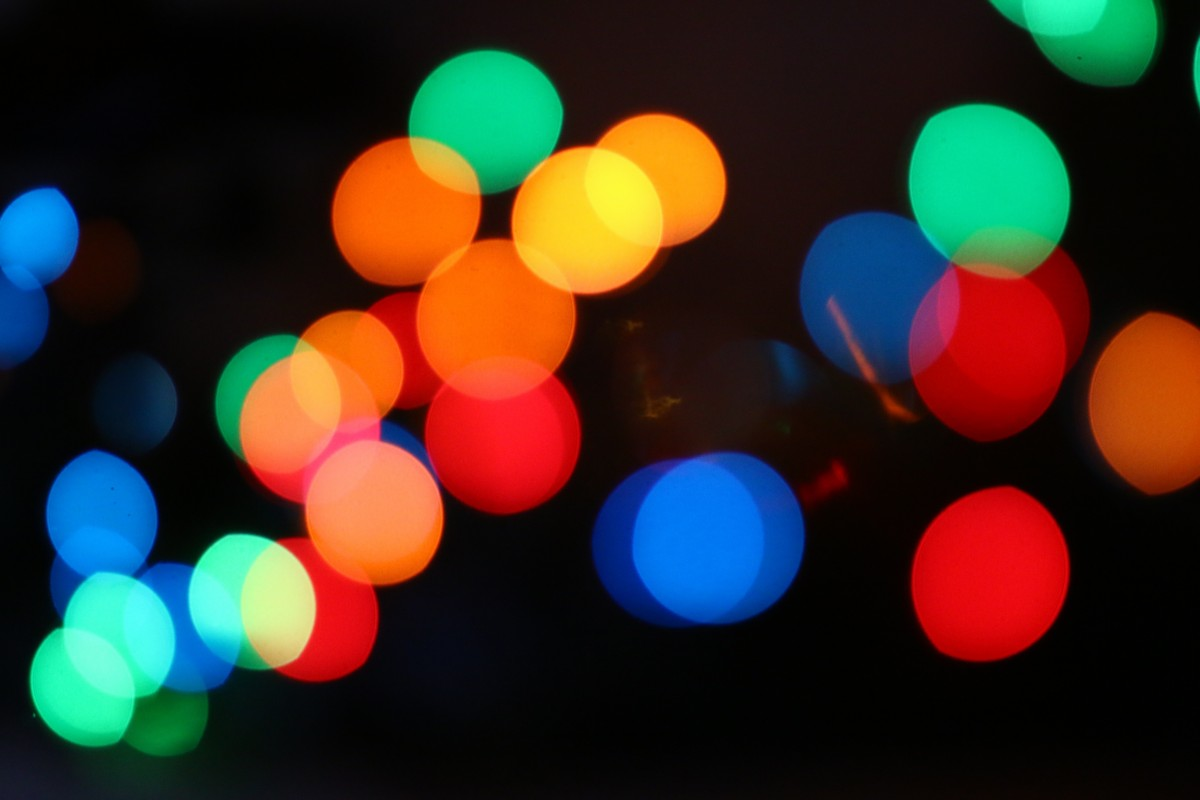
#> input picture 11주/2c_original.jpg, 1200 x 800 px
$ python 'KOCW_11주_1.py'
#> lines starting #> are read from the running program, lines starting #| are printed output that depends on the picture; after the words box and inside, x2 and y2 are one past the last pixel; in counts of white or black regions, pixels touching at a corner belong together
# -*- coding: utf-8 -*-
"""
Spyder Editor

This is a temporary script file.
"""

import cv2
import numpy as np

img = cv2.imread('2c_original.jpg')
#> img is the input picture: shape (800, 1200, 3); mean B, G, R 36.6, 46.1, 56.5

# BGR 을 HSV 로 변경
img_hsv = cv2.cvtColor(img, cv2.COLOR_BGR2HSV)
#> img_hsv: shape (800, 1200, 3); mean H, S, V 50.6, 176, 86.5

th_blue_low = np.array([95, 50, 70])
th_blue_up = np.array([135, 255, 255])

mask_blue_img = cv2.inRange(img_hsv, th_blue_low, th_blue_up)
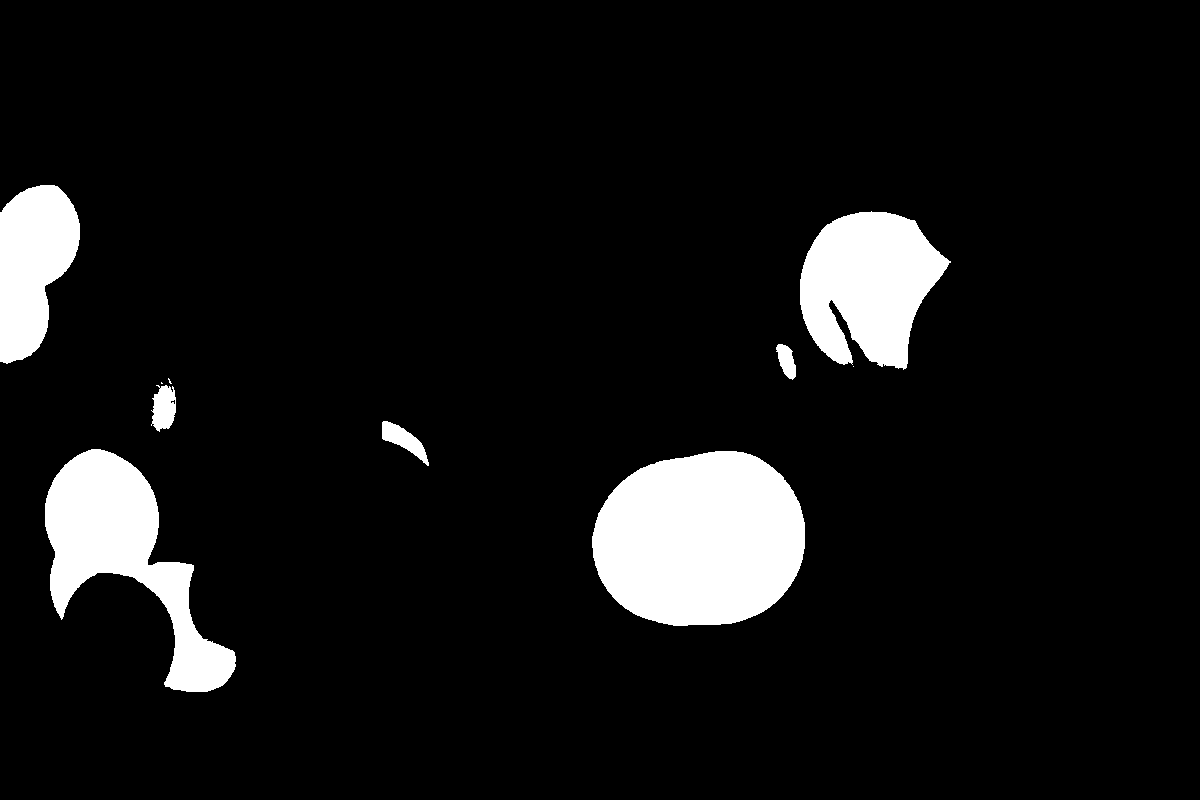
#> mask_blue_img: shape (800, 1200); 8% white; 10 white regions (3 under 20 px), largest, box (x1, y1, x2, y2) and area: (592, 451, 805, 626) 29960, (45, 449, 236, 692) 18274, (800, 211, 951, 370) 16252

img_blue = cv2.bitwise_and(img, img, mask=mask_blue_img)
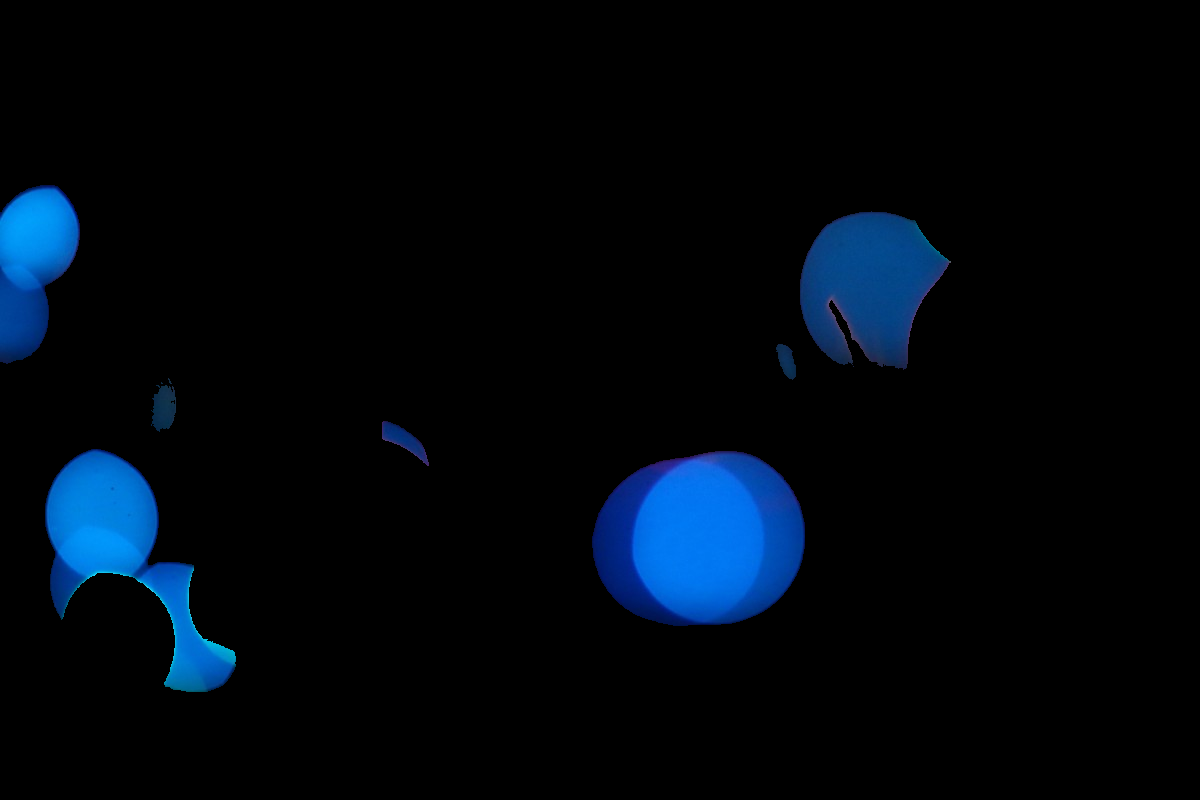
#> img_blue: shape (800, 1200, 3); mean B, G, R 14.1, 7, 0.4

cv2.imshow("BGR",img)
cv2.imshow('MASK (BLUE)',img_blue)

cv2.waitKey(0)
cv2.destroyAllWindows()
